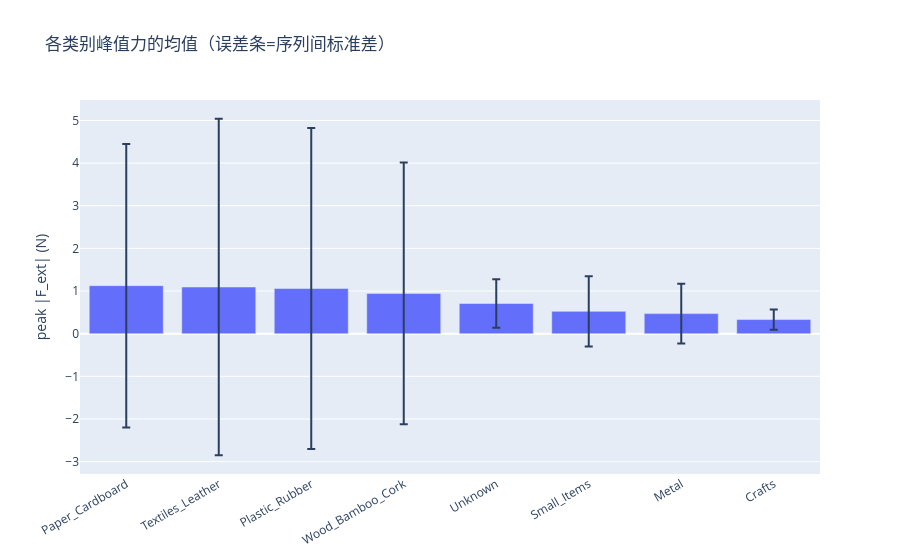

The notebook cell this image was saved under:
### Code cell
fig = go.Figure(go.Bar(
    x=cat_force.index,
    y=cat_force["force_max_mean"],
    error_y=dict(type="data", array=cat_force["force_max_std"]),
))
fig.update_layout(title="各类别峰值力的均值（误差条=序列间标准差）",
                  xaxis_tickangle=-30, yaxis_title="peak |F_ext| (N)")
fig.show()

### Figure 1 — Plotly figure (JSON) as saved in the notebook; plotly's stock layout.template omitted (floating-point values rounded to 4 significant figures)
{"data": [{"error_y": {"array": [3.324, 3.946, 3.762, 3.067, 0.5698, 0.8224, 0.702, 0.2381], "type": "data"}, "type": "bar", "x": ["Paper_Cardboard", "Textiles_Leather", "Plastic_Rubber", "Wood_Bamboo_Cork", "Unknown", "Small_Items", "Metal", "Crafts"], "y": [1.126, 1.094, 1.06, 0.9446, 0.707, 0.5238, 0.4705, 0.3312]}], "layout": {"title": {"text": "各类别峰值力的均值（误差条=序列间标准差）"}, "xaxis": {"tickangle": -30}, "yaxis": {"title": {"text": "peak |F_ext| (N)"}}}}
